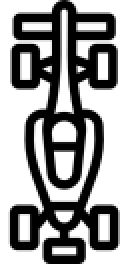
#> input picture RacingCar.png, 62 x 132 px, found by its file name (shown 2 times larger)
$ python TangentCircles.py
#> lines starting #> are read from the running program, lines starting #| are printed output that depends on the picture
import numpy as np
import matplotlib.pyplot as plt
from matplotlib.patches import Rectangle
from matplotlib.offsetbox import OffsetBox, AnnotationBbox, OffsetImage


def rotate_bound(image, angle):
    import cv2
    (h, w) = image.shape[:2]
    (cX, cY) = (w // 2, h // 2)

    M = cv2.getRotationMatrix2D((cX, cY), -angle, 1.0)
    cos = np.abs(M[0, 0])
    sin = np.abs(M[0, 1])

    nW = int((h * sin) + (w * cos))
    nH = int((h * cos) + (w * sin))

    M[0, 2] += (nW / 2) - cX
    M[1, 2] += (nH / 2) - cY

    return cv2.warpAffine(image, M, (nW, nH), borderValue=(1, 1, 1))


def plot_imgs():
    fig = plt.figure(figsize=(8, 2))
    a1 = plt.subplot(131)
    a2 = plt.subplot(132, sharey=a1)
    a3 = plt.subplot(133, sharey=a1)

    for a in (a1, a2, a3):
        road = Rectangle((0, -1), 5, 2, facecolor='#C0C0C0')
        a.add_patch(road)
        a.set_xlim(0.6, 3.5)
        a.set_ylim(-0.5, 1.5)
        a.set_xticks([])
        a.set_yticks([])

        a.plot([0, 5], [0, 0], '--', color="orange", linewidth=2.5)
        a.plot([0, 5], [1, 1], '-', color="black", linewidth=1.5)
        a.set_aspect('equal', adjustable='box')

    a1.set_title("Safe")
    a2.set_title("Unsafe")

    max_steer = 0.3

    angle = 0.7
    img_raw = plt.imread("RacingCar.png", format='png')
#> img_raw is the input picture: shape (132, 62, 4) float32; mean R, G, B, A 0.479, 0.479, 0.479, 0.417
    img = rotate_bound(img_raw, 90-np.rad2deg(angle))
#> in rotate_bound, `M = cv2.getRotationMatrix2D((cX, cY), -angle, 1.0)`: M = [[0.644, -0.765, 61.51], [0.765, 0.644, -0.228]]
#> in rotate_bound, `cos = np.abs(M[0, 0])`: cos = 0.644
#> in rotate_bound, `sin = np.abs(M[0, 1])`: sin = 0.765
#> in rotate_bound, `nW = int((h * sin) + (w * cos))`: nW = 140
#> in rotate_bound, `nH = int((h * cos) + (w * sin))`: nH = 132
#> in rotate_bound, `return cv2.warpAffine(image, M, (nW, nH), borderValue=(1, 1, 1))`:
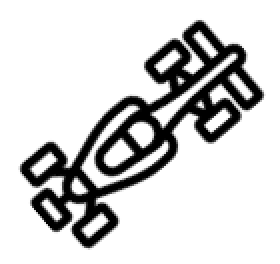
#> returned value: shape (132, 140, 4) float32 (shown 2 times larger); mean of channels 0, 1, 2, 3 0.769, 0.769, 0.769, 0.185; transparent parts drawn white
    oi = OffsetImage(img, zoom=0.4)
    ab = AnnotationBbox(oi, (1.3, 0.22), xycoords='data', frameon=False)
    a1.add_artist(ab)

    init_state = np.array([1.5, 0.4, angle])
    left_poses, right_poses = make_cricles(init_state, max_steer)

    xs, ys, thetas = zip(*left_poses)
    a1.plot(xs, ys, color='red', linewidth=2.5)

    xs, ys, thetas = zip(*right_poses)
    a1.plot(xs, ys, color='red', linewidth=2.5)


    angle = 70
    img = rotate_bound(img_raw, 90-angle)
#> call 2 of rotate_bound, with angle = 20
#> in rotate_bound (call 2), `return cv2.warpAffine(image, M, (nW, nH), borderValue=(1, 1, 1))`:
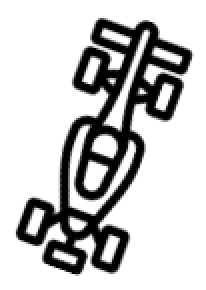
#> returned value: shape (145, 103, 4) float32 (shown 2 times larger); mean of channels 0, 1, 2, 3 0.714, 0.714, 0.714, 0.228; transparent parts drawn white
    oi = OffsetImage(img, zoom=0.4)
    ab = AnnotationBbox(oi, (1.4, 0.15), xycoords='data', frameon=False)
    a2.add_artist(ab)

    init_state = np.array([1.5, 0.38, np.deg2rad(angle)])
    left_poses, right_poses = make_cricles(init_state, max_steer)

    xs, ys, thetas = zip(*left_poses)
    a2.plot(xs, ys, color='red', linewidth=2.5)

    xs, ys, thetas = zip(*right_poses)
    a2.plot(xs, ys, color='red', linewidth=2.5)


    angle = 1.03
    img = rotate_bound(img_raw, 90-np.rad2deg(angle))
#> call 3 of rotate_bound, with angle = 30.99
#> in rotate_bound (call 3), `M = cv2.getRotationMatrix2D((cX, cY), -angle, 1.0)`: M = [[0.857, -0.515, 38.4], [0.515, 0.857, -6.54]]
#> in rotate_bound (call 3), `cos = np.abs(M[0, 0])`: cos = 0.857
#> in rotate_bound (call 3), `sin = np.abs(M[0, 1])`: sin = 0.515
#> in rotate_bound (call 3), `nW = int((h * sin) + (w * cos))`: nW = 121
#> in rotate_bound (call 3), `return cv2.warpAffine(image, M, (nW, nH), borderValue=(1, 1, 1))`:
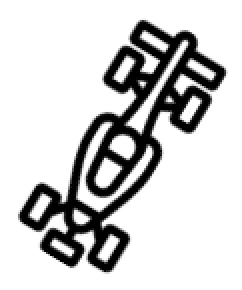
#> returned value: shape (145, 121, 4) float32 (shown 2 times larger); mean of channels 0, 1, 2, 3 0.757, 0.757, 0.757, 0.194; transparent parts drawn white
    oi = OffsetImage(img, zoom=0.4)
    ab = AnnotationBbox(oi, (1.35, 0.2), xycoords='data', frameon=False)
    a3.add_artist(ab)

    init_state = np.array([1.5, 0.4, angle])
    left_poses, right_poses = make_cricles(init_state, max_steer)

    xs, ys, thetas = zip(*left_poses)
    a3.plot(xs, ys, color='red', linewidth=2.5)

    xs, ys, thetas = zip(*right_poses)
    a3.plot(xs, ys, color='red', linewidth=2.5)

    a3.set_title("Marginally safe")

    plt.tight_layout()
    plt.savefig("Imgs/tangent_circles.svg")
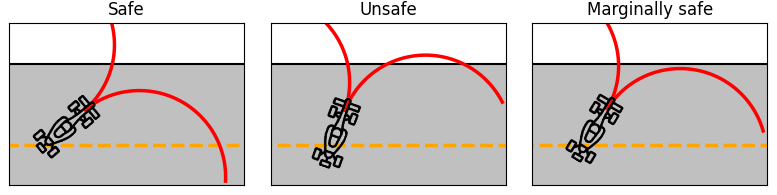
#> figure drawn by matplotlib, 3 panels
    plt.savefig("Imgs/tangent_circles.pdf")


def make_cricles(init_pose, max_steer):
    pose_left = init_pose.copy()
    pose_right = init_pose.copy()

    left_poses, right_poses = [], []
    for i in range(50):
        pose_left = state_update(pose_left, max_steer)
        pose_right = state_update(pose_right, -max_steer)
        left_poses.append(pose_left)
        right_poses.append(pose_right)

    return left_poses, right_poses


SPEED = 1
L = 0.33
t = 0.05
def state_update(state, action):
    x, y, theta = state
    x = x + SPEED * np.cos(theta) * t
    y = y + SPEED * np.sin(theta)* t
    theta = theta + SPEED / L * np.tan(action)* t
    return np.array([x, y, theta])


plot_imgs()

$ run again, with BlockSim.webp saved as RacingCar.png
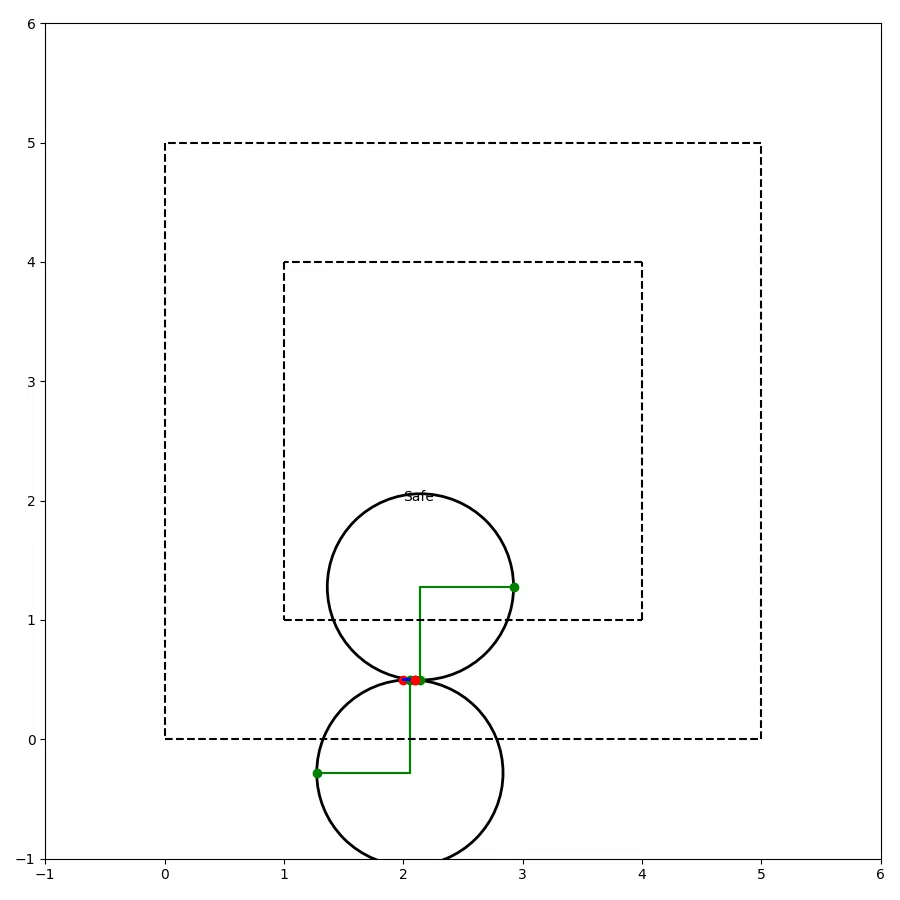
#> input picture BlockSim.webp, 900 x 900 px, found by its file name
#> in plot_imgs, img_raw is the input picture: shape (900, 900, 4) float32; mean R, G, B, A 0.983, 0.983, 0.983, 1
#> M = [[0.644, -0.765, 504.3], [0.765, 0.644, -184.1]]
#> cos = 0.644
#> sin = 0.765
#> nW = 1268
#> in rotate_bound (call 2), `return cv2.warpAffine(image, M, (nW, nH), borderValue=(1, 1, 1))`:
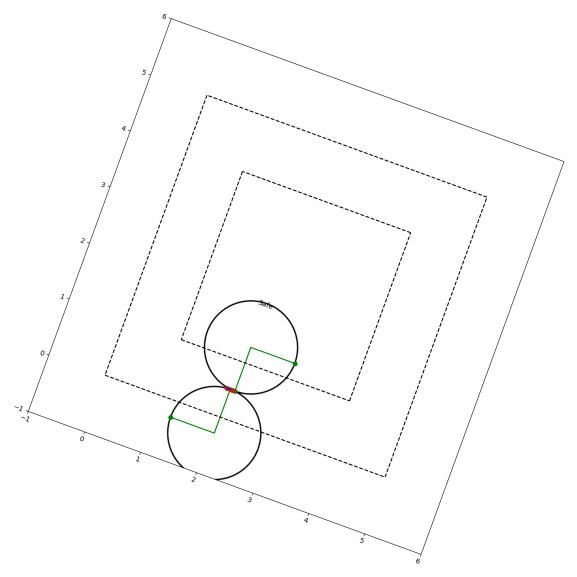
#> returned value: shape (1153, 1153, 4) float32 (shown at 1/2 size); mean of channels 0, 1, 2, 3 0.99, 0.99, 0.99, 0.609; transparent parts drawn white
#> in plot_imgs, `plt.savefig("Imgs/tangent_circles.svg")`:
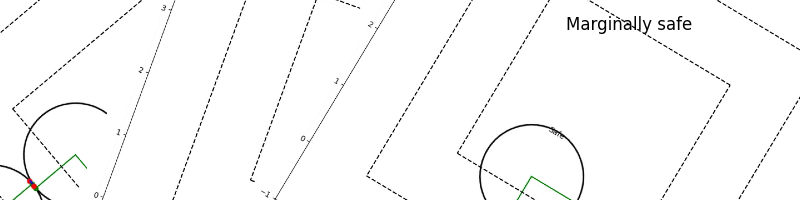
#> figure drawn by matplotlib, 3 panels
